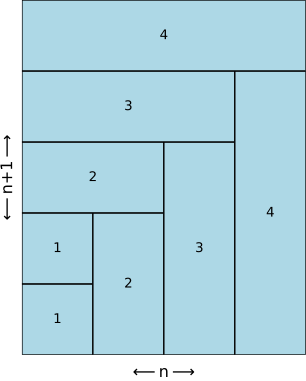

The Python source for this figure:
import matplotlib.pyplot as plt
import matplotlib.patches as patches

# Create a new figure
fig, ax = plt.subplots()

# Define the rectangles
rectangles = [
    patches.Rectangle((0, 0), 1, 1, edgecolor='black', facecolor='lightblue', lw=1),  # 1x1 rectangle
    patches.Rectangle((0, 1), 1, 1, edgecolor='black', facecolor='lightblue', lw=1),  # 1x1 rectangle
    patches.Rectangle((1, 0), 1, 2, edgecolor='black', facecolor='lightblue', lw=1),  # 1x2 rectangle
    patches.Rectangle((0, 2), 2, 1, edgecolor='black', facecolor='lightblue', lw=1),  # 2X1 rectangle
    patches.Rectangle((2, 0), 1, 3, edgecolor='black', facecolor='lightblue', lw=1),  # 1X3 rectangle
    patches.Rectangle((0, 3), 3, 1, edgecolor='black', facecolor='lightblue', lw=1),  # 3X1 rectangle
    patches.Rectangle((3, 0), 1, 4, edgecolor='black', facecolor='lightblue', lw=1),  # 1X4 rectangle
    patches.Rectangle((0, 4), 4, 1, edgecolor='black', facecolor='lightblue', lw=1),  # 4X1 rectangle
]

# Add rectangles to the plot
for rect in rectangles:
    ax.add_patch(rect)

# set the limits of the plot
ax.set_xlim(0, 4)
ax.set_ylim(0, 5)

# set the unit length of x and y be the same
ax.set_aspect("equal")

# turn off axis
ax.axis('off')

# Add text to the rectangles
ax.text(0.5, 0.5, '1', ha='center', va='center')
ax.text(0.5, 1.5, '1', ha='center', va='center')
ax.text(1.5, 1, '2', ha='center', va='center')
ax.text(1, 2.5, '2', ha='center', va='center')
ax.text(2.5, 1.5, '3', ha='center', va='center')
ax.text(1.5, 3.5, '3', ha='center', va='center')
ax.text(3.5, 2, '4', ha='center', va='center')
ax.text(2, 4.5, '4', ha='center', va='center')

# Add custom axis labels with arrows
#ax.annotate('', xy=(0, -0.1), xytext=(4, 0), arrowprops=dict(arrowstyle='<->'))
#ax.annotate('', xy=(-0.1, 0), xytext=(0, 5), arrowprops=dict(arrowstyle='<->'))

# Add labels with arrows
ax.annotate(r"$\longleftarrow\text{n}\longrightarrow$", xy=(0.5, -0.05), xycoords='axes fraction', ha='center', va='center', fontsize=12)
ax.annotate(r"$\longleftarrow\text{n+1}\longrightarrow$", xy=(-0.05, 0.5), xycoords='axes fraction', ha='center', va='center', fontsize=12, rotation='vertical')

# Add labels with arrows
#ax.text(1, -0.1, r"$\longleftarrow\text{n}\longrightarrow$", ha='center', va='center', fontsize=12) 
#ax.text(-0.1, 1, r"$\longleftarrow\text{n+1}\longrightarrow$", ha='center', va='center', fontsize=12, rotation='vertical')

# Save the figure
plt.savefig('calculusNotes_figure_1.svg', format='svg', bbox_inches='tight', pad_inches=0)
